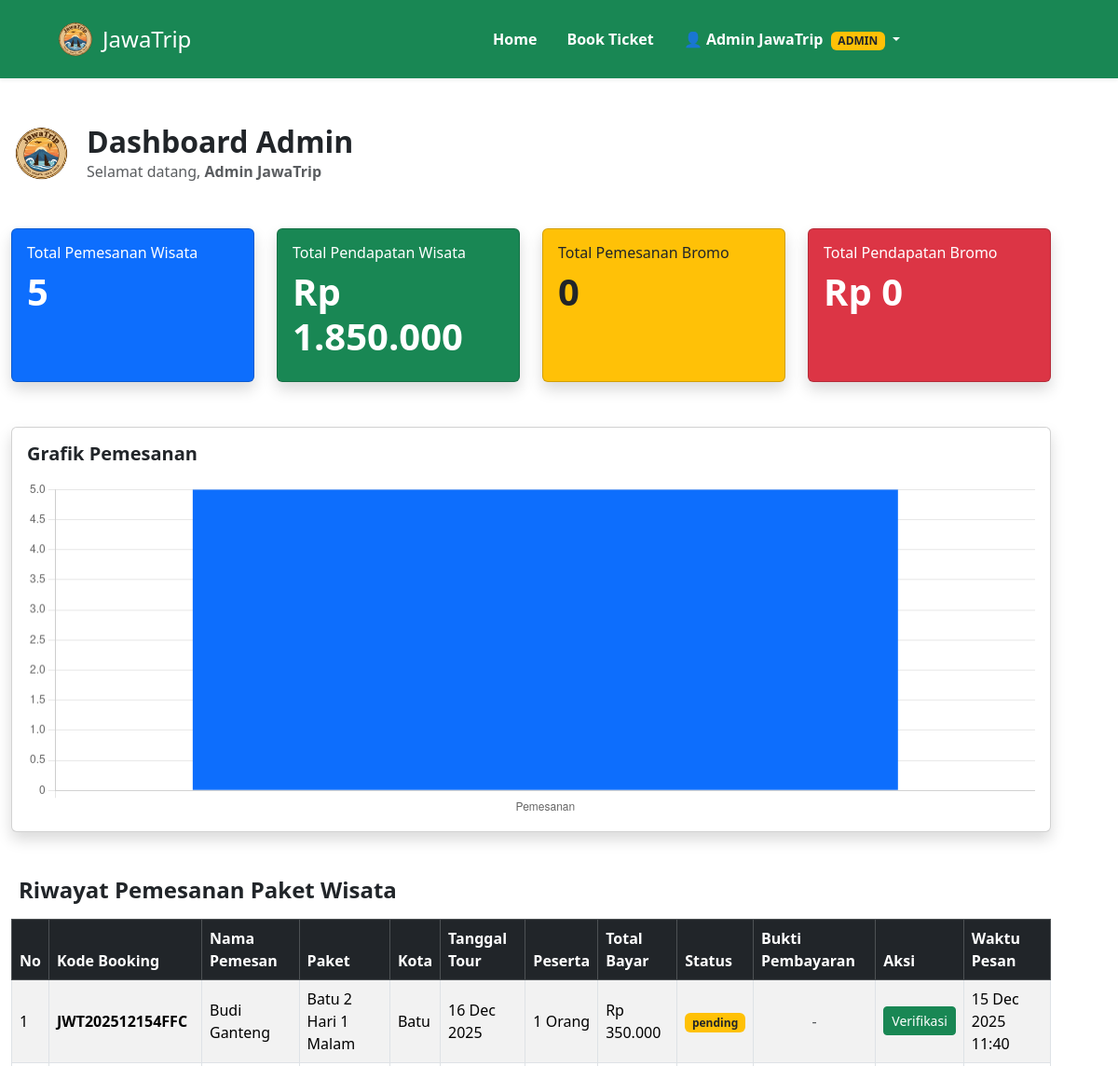
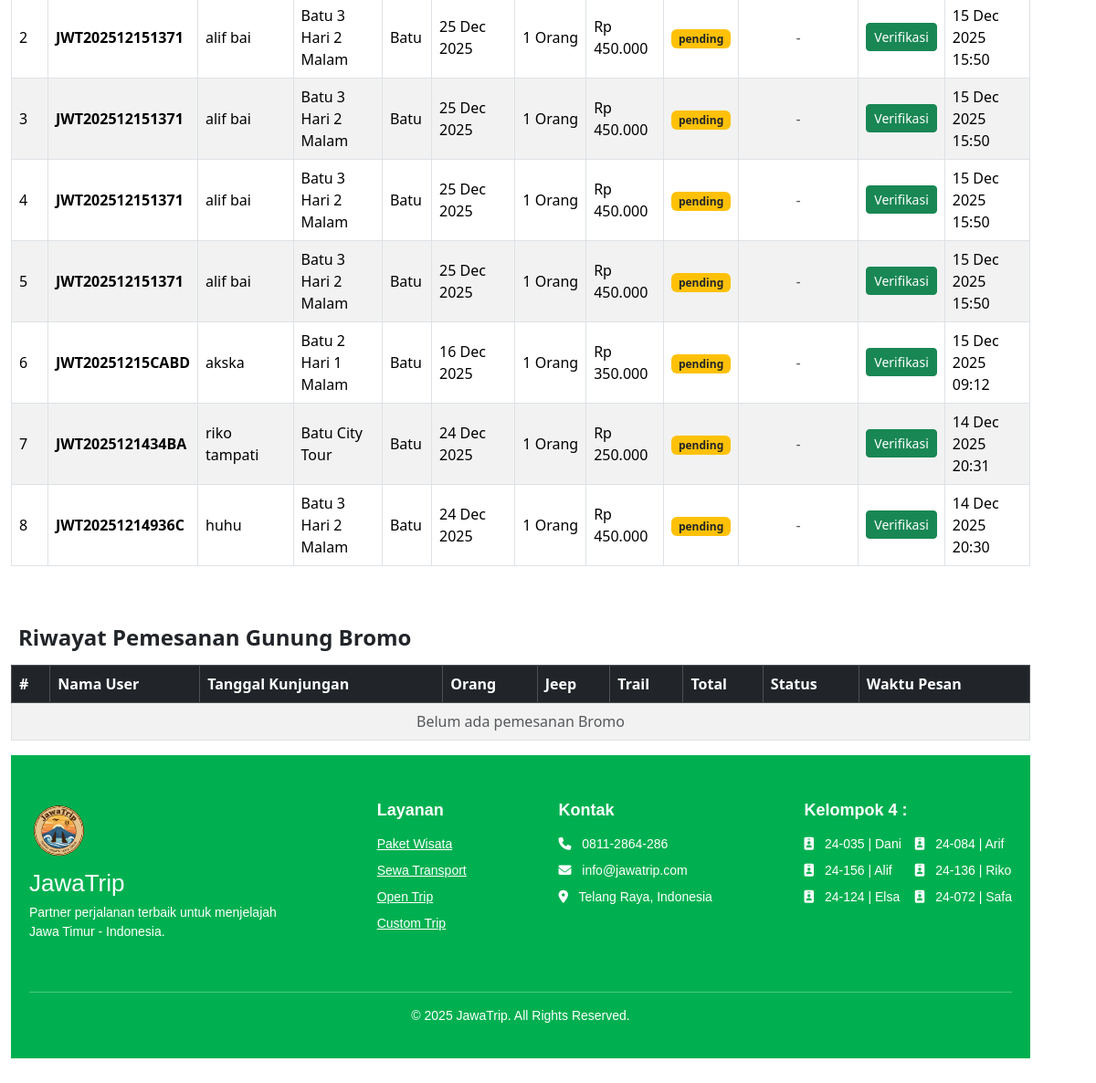
Page /admin/dashboard.php (signed in) on the committed database (2 pictures, top to bottom).
### tables this page shows
CREATE TABLE `pemesanan` (
  `id_pemesanan` varchar(20) NOT NULL,
  `kode_booking` varchar(30) DEFAULT NULL,
  `id_user` int(11) DEFAULT NULL,
  `id_paket` int(11) DEFAULT NULL,
  `tgl_tour` date DEFAULT NULL,
  `tanggal_keberangkatan` date DEFAULT NULL,
  `jumlah_peserta` int(11) DEFAULT NULL,
  `jumlah_dewasa` int(11) DEFAULT NULL,
  `jumlah_anak` int(11) DEFAULT NULL,
  `total_bayar` decimal(15,2) DEFAULT NULL,
  `total_harga` decimal(15,2) DEFAULT NULL,
  `status_bayar` enum('pending','lunas','batal') DEFAULT NULL,
  `status` varchar(50) DEFAULT NULL,
  `tanggal_pesan` datetime DEFAULT NULL
);

CREATE TABLE `paket_wisata` (
  `id_paket` int(11) NOT NULL,
  `nama_paket` varchar(100) NOT NULL,
  `harga_per_pax` decimal(15,2) NOT NULL,
  `durasi` varchar(50) DEFAULT NULL,
  `id_hotel` int(11) DEFAULT NULL,
  `id_transport` int(11) DEFAULT NULL,
  `fasilitas_lain` text DEFAULT NULL COMMENT 'List html: <li>Makan 3x</li> <li>Tiket Masuk</li>',
  `gambar_paket` varchar(255) DEFAULT NULL,
  `id_kota` int(11) DEFAULT NULL,
  `deskripsi_wisata` text DEFAULT NULL
);

CREATE TABLE `kota` (
  `id_kota` int(11) NOT NULL,
  `nama_kota` varchar(100) NOT NULL,
  `gambar_kota` varchar(255) DEFAULT NULL
);

### admin/dashboard.php (the view, shortened to what this page needs)
<?php
include '../koneksi.php';
include '../includes/header.php';
include '../includes/navbar.php';
$nama_admin = $_SESSION['nama'] ?? $_SESSION['email'] ?? 'Admin';
$q_count = mysqli_query($conn, "SELECT COUNT(*) total FROM pemesanan");
$total_pemesanan = mysqli_fetch_assoc($q_count)['total'] ?? 0;
$q_pendapatan = mysqli_query($conn, "SELECT SUM(total_bayar) total FROM pemesanan");
$total_pendapatan = mysqli_fetch_assoc($q_pendapatan)['total'] ?? 0;
$q_bromo_count = mysqli_query($conn, "
    SELECT COUNT(*) total FROM pemesanan_bromo
");
$total_bromo = mysqli_fetch_assoc($q_bromo_count)['total'] ?? 0;
$q_bromo_pendapatan = mysqli_query($conn, "
    SELECT SUM(total_harga) total FROM pemesanan_bromo
    WHERE status = 'paid'
");
$total_pendapatan_bromo =
    mysqli_fetch_assoc($q_bromo_pendapatan)['total'] ?? 0;
$query = "
SELECT
    p.id_pemesanan,
    p.kode_booking,
    p.tgl_tour,
    p.jumlah_peserta,
    p.total_bayar,
    p.status_bayar AS status_bayar_pemesanan,
    COALESCE(p.tanggal_pesan, NOW()) AS tanggal_pesan,
    COALESCE(pay.tanggal_bayar, p.tanggal_pesan) AS waktu_pesan_display,
    pk.nama_paket,
    k.nama_kota,
    COALESCE(u.nama_lengkap, (
        SELECT nama_lengkap FROM penumpang
        WHERE id_pemesanan = p.id_pemesanan
        ORDER BY id_penumpang ASC LIMIT 1
    ), 'Guest') AS nama_pemesan,
    pay.status_bayar AS status_bayar_pembayaran,
    pay.tanggal_bayar,
    pay.tanggal_konfirmasi
FROM pemesanan p
JOIN paket_wisata pk ON p.id_paket = pk.id_paket
JOIN kota k ON pk.id_kota = k.id_kota
LEFT JOIN users u ON p.id_user = u.id_user
LEFT JOIN (
    SELECT t.kode_booking, t.status_bayar, t.tanggal_bayar, t.tanggal_konfirmasi
    FROM pembayaran t
    JOIN (
        SELECT kode_booking, MAX(tanggal_bayar) AS max_t
        FROM pembayaran
        GROUP BY kode_booking
    ) m ON t.kode_booking = m.kode_booking AND t.tanggal_bayar = m.max_t
) pay ON pay.kode_booking = p.kode_booking
ORDER BY p.id_pemesanan DESC
";
$data_pemesanan = mysqli_query($conn, $query);
$query_bromo = "
SELECT
    pb.id,
    pb.tanggal_kunjungan,
    pb.jumlah_orang,
    pb.sewa_jeep,
    pb.sewa_trail,
    pb.jumlah_trail,
    pb.total_harga,
    pb.status,
    pb.created_at,
    COALESCE(u.nama_lengkap, 'User') AS nama_user
FROM pemesanan_bromo pb
LEFT JOIN users u ON pb.user_id = u.id_user
ORDER BY pb.id DESC
";
$data_bromo = mysqli_query($conn, $query_bromo);
?>
<div class="container py-5">
    <div class="d-flex align-items-center gap-3 mb-5">
        <img src="../img/jawatrip1.png" style="width:65px;">
        <div>
            <h2 class="fw-bold mb-0">Dashboard Admin</h2>
            <p class="text-muted mb-0">
                Selamat datang, <strong><?= htmlspecialchars($nama_admin); ?></strong>
            </p>
        </div>
    </div>
<div class="row g-4 mb-5">
    <div class="col-md-6 col-lg-3">
        <div class="card bg-primary text-white shadow h-100">
            <div class="card-body">
                <h6>Total Pemesanan Wisata</h6>
                <h1 class="fw-bold"><?= $total_pemesanan ?></h1>
            </div>
        </div>
    </div>
    <div class="col-md-6 col-lg-3">
        <div class="card bg-success text-white shadow h-100">
            <div class="card-body">
                <h6>Total Pendapatan Wisata</h6>
                <h1 class="fw-bold">
                    Rp <?= number_format($total_pendapatan, 0, ',', '.') ?>
                </h1>
            </div>
        </div>
    </div>
    <div class="col-md-6 col-lg-3">
        <div class="card bg-warning text-dark shadow h-100">
            <div class="card-body">
                <h6>Total Pemesanan Bromo</h6>
                <h1 class="fw-bold"><?= $total_bromo ?></h1>
            </div>
        </div>
    </div>
    <div class="col-md-6 col-lg-3">
        <div class="card bg-danger text-white shadow h-100">
            <div class="card-body">
                <h6>Total Pendapatan Bromo</h6>
                <h1 class="fw-bold">
                    Rp <?= number_format($total_pendapatan_bromo,0,',','.') ?>
                </h1>
            </div>
        </div>
    </div>
</div>
    <div class="card shadow mb-5">
        <div class="card-body">
            <h5 class="fw-bold mb-3">Grafik Pemesanan</h5>
            <canvas id="chartPemesanan" height="100"></canvas>
        </div>
    </div>
    <div class="mb-5">
        <div class="d-flex align-items-center gap-2 mb-3">
            <h4 class="fw-bold mb-0">Riwayat Pemesanan Paket Wisata</h4>
        </div>
        <div class="table-responsive">
            <table class="table table-bordered table-striped align-middle">
                <thead class="table-dark">
                    <tr>
                        <th>No</th>
                        <th>Kode Booking</th>
                        <th>Nama Pemesan</th>
                        <th>Paket</th>
                        <th>Kota</th>
                        <th>Tanggal Tour</th>
                        <th>Peserta</th>
                        <th>Total Bayar</th>
                        <th>Status</th>
                        <th>Bukti Pembayaran</th>
                        <th>Aksi</th>
                        <th>Waktu Pesan</th>
                    </tr>
                </thead>
            <tbody>
            <?php if (mysqli_num_rows($data_pemesanan) > 0): ?>
                <?php $no = 1; while ($row = mysqli_fetch_assoc($data_pemesanan)): ?>
                <tr>
                    <td><?= $no++ ?></td>
                    <td><strong><?= $row['kode_booking'] ?></strong></td>
<td><?= htmlspecialchars($row['nama_pemesan']) ?></td>
                    <td><?= $row['nama_paket'] ?></td>
                    <td><?= $row['nama_kota'] ?></td>
                    <td><?= date('d M Y', strtotime($row['tgl_tour'])) ?></td>
                    <td><?= $row['jumlah_peserta'] ?> Orang</td>
                    <td>
                        Rp <?= number_format($row['total_bayar'], 0, ',', '.') ?>
                    </td>
                    <td>
                        <?php
                        $statusPemesanan = $row['status_bayar_pemesanan'];
                        $statusPembayaran = $row['status_bayar_pembayaran'];
                        $isLunas = ($statusPemesanan === 'lunas') || ($statusPembayaran === 'lunas');
                        ?>
                        <span class="badge <?= $isLunas ? 'bg-success' : 'bg-warning text-dark' ?>">
                            <?= $isLunas ? '✓ Lunas' : ($statusPembayaran ?: ($statusPemesanan ?: 'pending')) ?>
                        </span>
                    </td>
                    <td>
                        <?php
                        $proofQuery = "SELECT bukti_bayar FROM pembayaran WHERE kode_booking = ? LIMIT 1";
                        $proofStmt = $conn->prepare($proofQuery);
                        if ($proofStmt) {
                            $proofStmt->bind_param('s', $row['kode_booking']);
                            $proofStmt->execute();
                            $proofRes = $proofStmt->get_result();
                            $proofRow = $proofRes->fetch_assoc();
                            $buktiFile = $proofRow['bukti_bayar'] ?? null;
                        }
                        ?>
                        <?php if ($buktiFile): ?>
                            <a href="../uploads/bukti_bayar/<?= urlencode($buktiFile) ?>"
                               class="btn btn-sm btn-info"
                               target="_blank"
                               title="Lihat Bukti Pembayaran">
                                <i class="bi bi-image"></i> Lihat
                            </a>
                        <?php else: ?>
                            <span class="text-muted text-center" style="display: inline-block; width: 100%;">-</span>
                        <?php endif; ?>
                    </td>
                    <td>
                        <div class="d-flex flex-column gap-2">
                            <?php if ($isLunas): ?>
                                <a href="../payment_success.php?kode=<?= urlencode($row['kode_booking']) ?>" class="btn btn-sm btn-outline-success" title="Lihat Invoice Pembayaran">
                                    <i class="bi bi-receipt"></i> Invoice
                                </a>
                                <?php if ($row['tanggal_konfirmasi']): ?>
                                    <small class="text-success">
                                        <i class="bi bi-calendar-check"></i> <?= date('d M Y', strtotime($row['tanggal_konfirmasi'])) ?>
                                    </small>
                                <?php endif; ?>
                            <?php elseif (in_array(($statusPembayaran ?? 'pending'), ['menunggu_verifikasi','pending'])): ?>
                                <form method="POST" action="verify_payment.php" class="d-inline">
                                    <button type="submit" class="btn btn-sm btn-success" onclick="return confirm('Verifikasi pembayaran untuk <?= htmlspecialchars($row['kode_booking']) ?>?')">
                                        <i class="bi bi-check-circle"></i> Verifikasi
                                    </button>
                                </form>
                            <?php else: ?>
                                <span class="text-muted">-</span>
                            <?php endif; ?>
                        </div>
                    </td>
<td><?= date('d M Y H:i', strtotime($row['waktu_pesan_display'])) ?></td>
                </tr>
                <?php endwhile; ?>
            <?php endif; ?>
            </tbody>
        </table>
    </div>
    </div>
    <div class="mt-5">
        <div class="d-flex align-items-center gap-2 mb-3">
            <h4 class="fw-bold mb-0">Riwayat Pemesanan Gunung Bromo</h4>
        </div>
<div class="table-responsive">
<table class="table table-bordered table-striped align-middle">
<thead class="table-dark">
<tr>
    <th>#</th>
    <th>Nama User</th>
    <th>Tanggal Kunjungan</th>
    <th>Orang</th>
    <th>Jeep</th>
    <th>Trail</th>
    <th>Total</th>
    <th>Status</th>
    <th>Waktu Pesan</th>
</tr>
</thead>
<tbody>
<?php if (mysqli_num_rows($data_bromo) > 0): ?>
<?php $no=1; while($b=mysqli_fetch_assoc($data_bromo)): ?>
<tr>
    <td><?= $no++ ?></td>
    <td><?= htmlspecialchars($b['nama_user']) ?></td>
    <td><?= date('d M Y', strtotime($b['tanggal_kunjungan'])) ?></td>
    <td><?= $b['jumlah_orang'] ?> org</td>
    <td><?= $b['sewa_jeep']=='ya' ? 'Ya' : '-' ?></td>
    <td>
        <?= $b['sewa_trail']=='ya'
            ? $b['jumlah_trail'].' unit'
            : '-' ?>
    </td>
    <td>
        Rp <?= number_format($b['total_harga'],0,',','.') ?>
    </td>
    <td>
        <span class="badge
        <?= $b['status']=='paid' ? 'bg-success' : 'bg-warning text-dark' ?>">
            <?= ucfirst($b['status']) ?>
        </span>
    </td>
    <td><?= date('d M Y H:i', strtotime($b['created_at'])) ?></td>
</tr>
<?php endwhile; ?>
<?php else: ?>
<tr>
    <td colspan="9" class="text-center text-muted">
        Belum ada pemesanan Bromo
    </td>
</tr>
<?php endif; ?>
</tbody>
</table>
</div>
    </div>
<script>
new Chart(document.getElementById('chartPemesanan'), {
    type: 'bar',
    data: {
        labels: ['Pemesanan'],
        datasets: [{
            data: [<?= $total_pemesanan ?>],
            backgroundColor: ['#0d6efd']
        }]
    },
    options: {
        plugins: { legend: { display: false } }
    }
});
</script>
<?php include 'footer_admin.php'; ?>

### assets/dashboard_home.css (style rules this page uses)
html, body { margin: 0; padding: 0; }
@media (min-width: 992px) { main, .container, section { margin-left: 0; } }

### rows in the picture
pemesanan: kode_booking "JWT202512154FFC", nama_pemesan "Budi Ganteng", id_paket.nama_paket "Batu 2 Hari 1 Malam", kota.nama_kota "Batu", tgl_tour "16 Dec 2025", jumlah_peserta "1", total_bayar "350.000", status_bayar "pending", waktu_pesan_display "15 Dec 2025 11:40"
pemesanan: kode_booking "JWT202512151371", nama_pemesan "alif bai", id_paket.nama_paket "Batu 3 Hari 2 Malam", kota.nama_kota "Batu", tgl_tour "25 Dec 2025", jumlah_peserta "1", total_bayar "450.000", statusPemesanan "pending", waktu_pesan_display "15 Dec 2025 15:50"
pemesanan: kode_booking "JWT20251215CABD", nama_pemesan "akska", id_paket.nama_paket "Batu 2 Hari 1 Malam", kota.nama_kota "Batu", tgl_tour "16 Dec 2025", jumlah_peserta "1", total_bayar "350.000", status_bayar "pending", waktu_pesan_display "15 Dec 2025 09:12"
pemesanan: kode_booking "JWT2025121434BA", nama_pemesan "riko tampati", id_paket.nama_paket "Batu City Tour", kota.nama_kota "Batu", tgl_tour "24 Dec 2025", jumlah_peserta "1", total_bayar "250.000", status_bayar "pending", waktu_pesan_display "14 Dec 2025 20:31"
pemesanan: kode_booking "JWT20251214936C", nama_pemesan "huhu", id_paket.nama_paket "Batu 3 Hari 2 Malam", kota.nama_kota "Batu", tgl_tour "24 Dec 2025", jumlah_peserta "1", total_bayar "450.000", status_bayar "pending", waktu_pesan_display "14 Dec 2025 20:30"

### other values in the picture
$username "Admin JawaTrip"
$nama_admin "Admin JawaTrip"
$total_pemesanan "5"
$total_pendapatan "1.850.000"
$total_bromo "0"
$total_pendapatan_bromo "0"
chart data {{ $total_pemesanan }} 5
